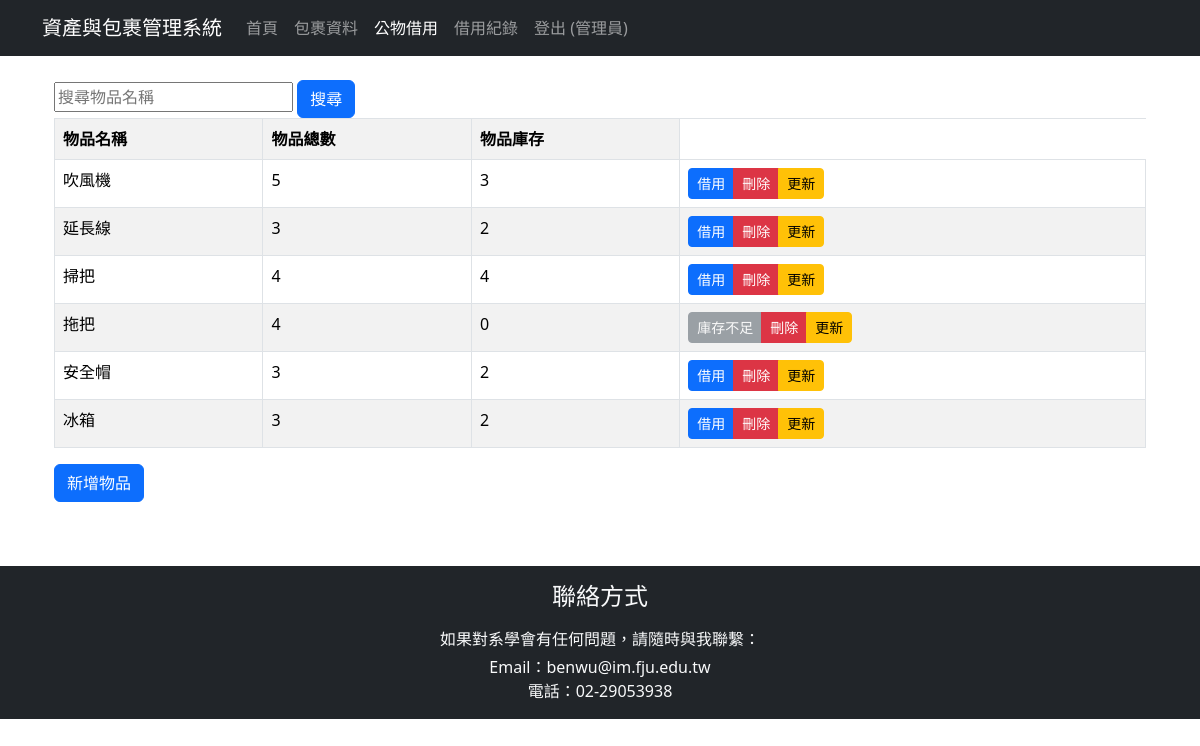
Page /item.php (signed in) on the committed database.
### tables this page shows
CREATE TABLE `items` (
  `id` int NOT NULL,
  `name` varchar(100) NOT NULL,
  `total` int NOT NULL,
  `available` int NOT NULL,
  `status` enum('在庫','借出') DEFAULT '在庫'
);

### item.php (the view, shortened to what this page needs)
<?php
require_once "header.php";
try {
  require_once 'assets_db.php';
  $searchtxt = mysqli_real_escape_string($conn, $_POST["searchtxt"] ?? "");
  $sql = "select * from items";
  $result = mysqli_query($conn, $sql);
  if (!$result) {
    echo "<div class='container mt-3'><div class='alert alert-danger'>Database query failed: " . htmlspecialchars(mysqli_error($conn)) . "</div></div>";
  } else {
?>
<div class="container">
    <form action="item.php" method="post">
  <input placeholder="搜尋物品名稱" type="text" name="searchtxt" value="<?=htmlspecialchars($searchtxt)?>">
  <input class="btn btn-primary" type="submit" value="搜尋">
</form>
<table class="table table-bordered table-striped">
 <tr>
  <th>物品名稱</th>
  <th>物品總數</th>
  <th>物品庫存</th>
 </tr>
 <?php
 while($row = mysqli_fetch_assoc($result)) {?>
 <tr>
  <td><?=$row["name"]?></td>
  <td><?=$row["total"]?></td>
    <td><?=$row["available"]?></td>
  <td>
  <div class="btn-group" role="group">
    <?php
    if ((int)$row['available'] > 0) {
        echo '<a href="borrow.php?item_id=' . $row['id'] . '" class="btn btn-primary btn-sm">借用</a>';
    } else {
        echo '<button class="btn btn-secondary btn-sm" disabled>庫存不足</button>';
    }
    if ($_SESSION["role"] === "admin") {
        echo '<a href="item_delete.php?id=' . $row['id'] . '" class="btn btn-danger btn-sm" onclick="return confirm(\'確定刪除？\')">刪除</a>';
        echo '<a href="item_update.php?id=' . $row['id'] . '" class="btn btn-warning btn-sm">更新</a>';
    }
    ?>
  </div>
</td>
 </tr>
 <?php
  }
 ?>
</table>
    <?php
    if ($_SESSION["role"] === "admin") {
        echo '<a href="add_item.php" class="btn btn-primary mb-3">新增物品</a>';
    }
    ?>
</div>
<?php
  }
}
catch(Exception $e) {
  echo 'Message: ' .$e->getMessage();
}
require_once "footer.php";
?>

### rows in the picture
items: name "吹風機", total "5", available "3"
items: name "延長線", total "3", available "2"
items: name "掃把", total "4", available "4"
items: name "拖把", total "4", available "0", shows "庫存不足"
items: name "安全帽", total "3", available "2"
items: name "冰箱", total "3", available "2"

### other values in the picture
$user_name "管理員"
